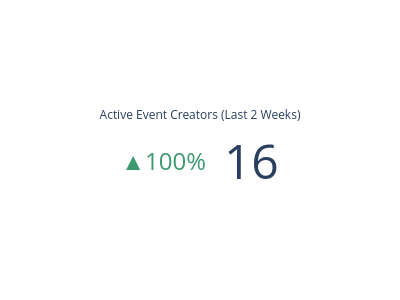

Here is the notebook cell this chart was saved with:
### Code cell
fig = go.Figure(go.Indicator(
    mode="number+delta",
    value=active_event_creators_last_14_days,
    delta={'reference': active_event_creators_prior_14_days, 'relative': True, 'position': "left", 'valueformat': ".0%"},
    title={"text": "Active Event Creators (Last 2 Weeks)"},
    number={'font': {'size': 48}},
    domain={'x': [0, 1], 'y': [0, 1]}
))
fig.update_layout(paper_bgcolor="white", width=400, height=300)
fig.show()

### Figure 1 — Plotly figure (JSON) as saved in the notebook; plotly's stock layout.template omitted (floating-point values rounded to 4 significant figures)
{"data": [{"delta": {"position": "left", "reference": 8, "relative": true, "valueformat": ".0%"}, "domain": {"x": [0, 1], "y": [0, 1]}, "mode": "number+delta", "number": {"font": {"size": 48}}, "title": {"text": "Active Event Creators (Last 2 Weeks)"}, "type": "indicator", "value": 16}], "layout": {"height": 300, "paper_bgcolor": "white", "width": 400}}
